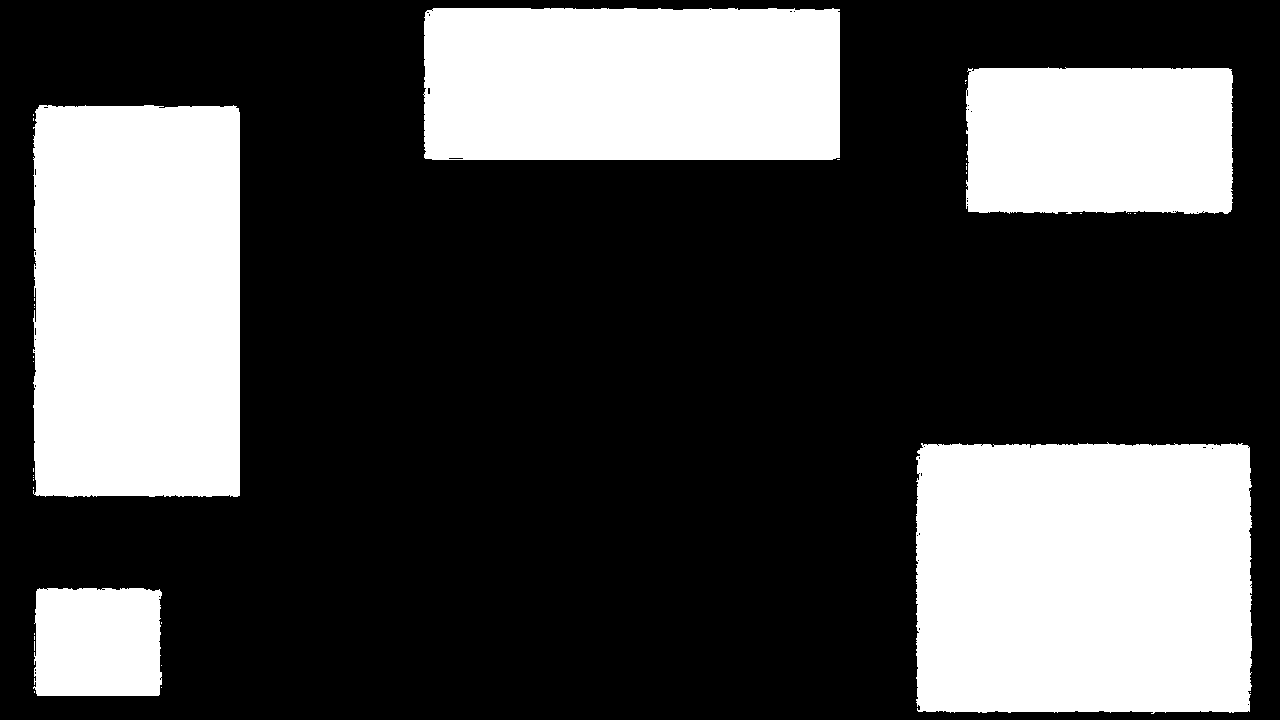
#> input picture camera_movement_analysis/static_mask.png, 1280 x 720 px, found by its file name
$ python test_sift.py
#> lines starting #> are read from the running program, lines starting #| are printed output that depends on the picture; after the words box and inside, x2 and y2 are one past the last pixel; in counts of white or black regions, pixels touching at a corner belong together
import cv2
import numpy as np

# Load static mask and dilate it to cover boundaries
static_mask_img = cv2.imread("/home/egli/.gemini/antigravity/brain/c389e7ca-d9dd-451a-9838-cf1dec287928/scratch/static_mask.png", cv2.IMREAD_GRAYSCALE)
#> static_mask_img: shape (720, 1280); 30.8% white; 37 white regions (32 under 20 px), largest, box (x1, y1, x2, y2) and area: (916, 442, 1252, 714) 89298, (33, 105, 240, 497) 80150, (423, 8, 840, 160) 62849, (966, 67, 1233, 214) 38240, (33, 588, 162, 696) 13402
kernel = np.ones((15, 15), np.uint8)
dilated_mask = cv2.dilate(static_mask_img, kernel, iterations=1)
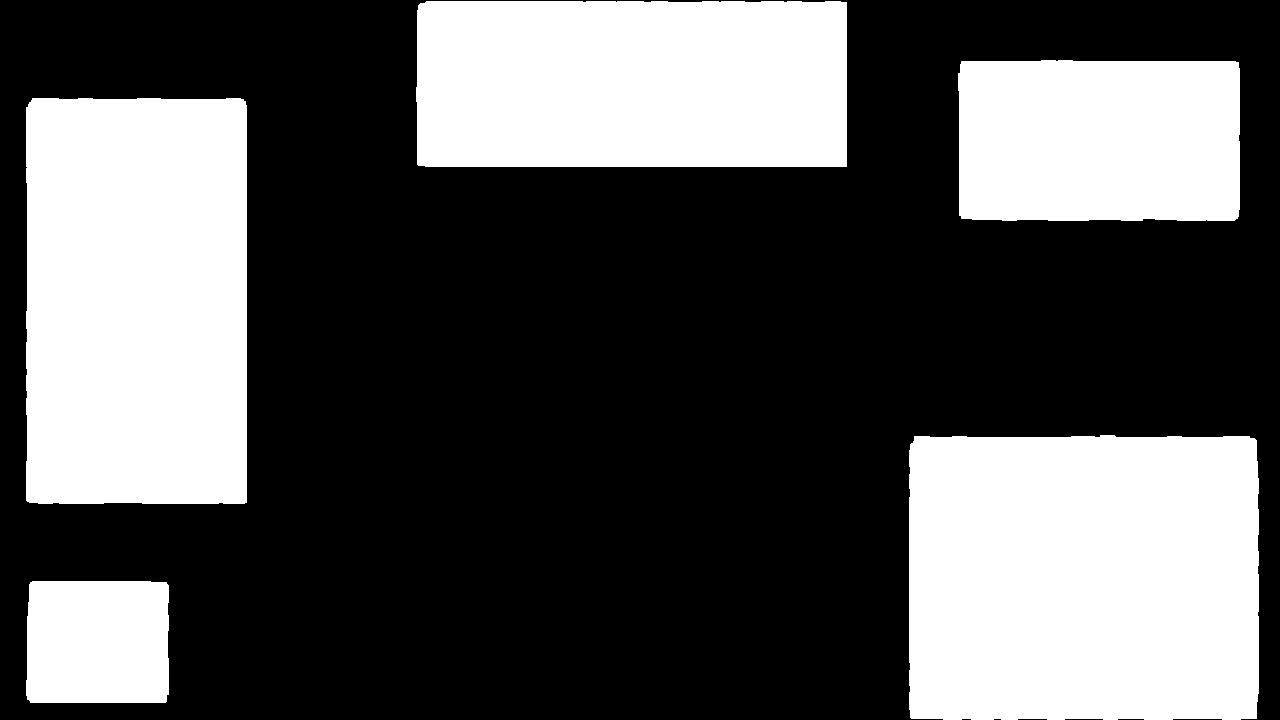
#> dilated_mask: shape (720, 1280); 34.9% white; 5 white regions, box (x1, y1, x2, y2) and area: (909, 435, 1259, 720) 98734, (26, 98, 247, 504) 89281, (416, 1, 847, 167) 71264, (958, 60, 1240, 221) 44785, (26, 581, 169, 703) 17192
# The analysis mask should be 255 where we WANT to detect keypoints, and 0 where we DON'T.
# So we invert the dilated static mask.
analysis_mask = cv2.bitwise_not(dilated_mask)

# Also let's mask out the central area (e.g., circle of radius 120 around center) to avoid HUD
h, w = analysis_mask.shape
#> h = 720; w = 1280
cv2.circle(analysis_mask, (w//2, h//2), 120, 0, -1)
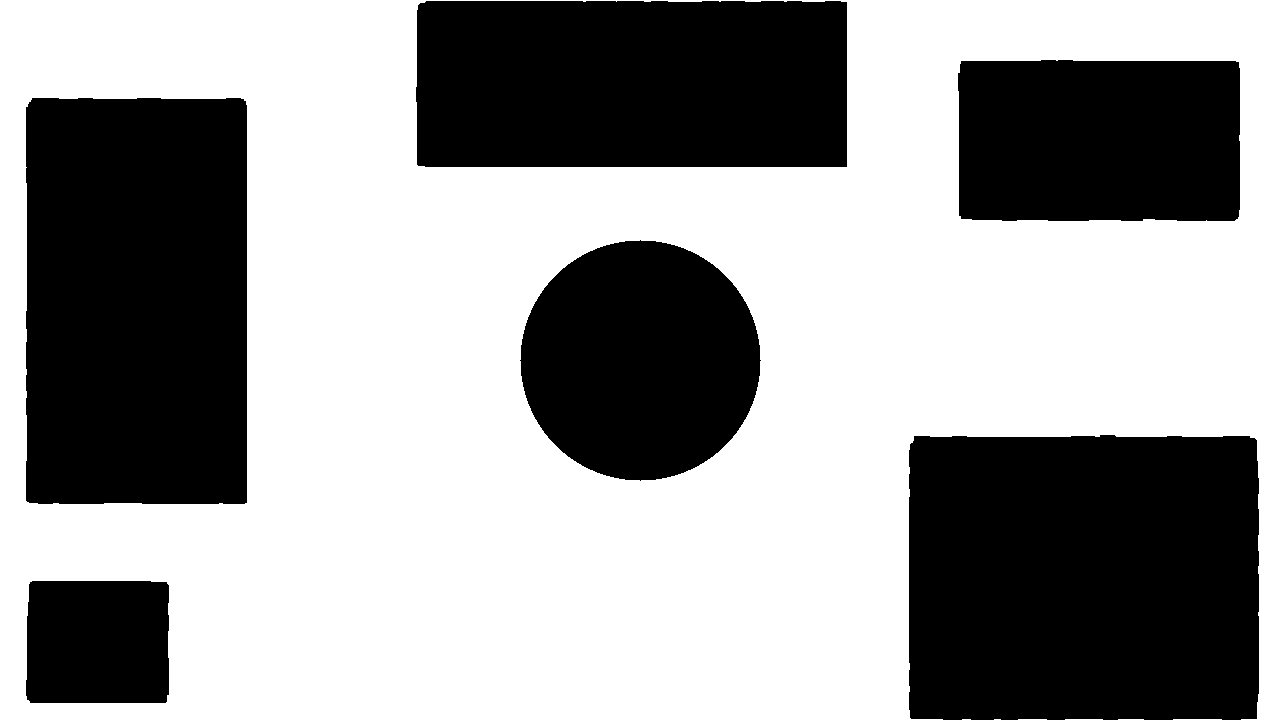
#> analysis_mask: shape (720, 1280); 60.2% white; 6 black regions, box (x1, y1, x2, y2) and area: (909, 435, 1259, 720) 98734, (26, 98, 247, 504) 89281, (416, 1, 847, 167) 71264, (520, 240, 761, 481) 45225, (958, 60, 1240, 221) 44785, (26, 581, 169, 703) 17192

# Save analysis mask for checking
cv2.imwrite("/home/egli/.gemini/antigravity/brain/c389e7ca-d9dd-451a-9838-cf1dec287928/scratch/analysis_mask.png", analysis_mask)

# Test SIFT matching
sift = cv2.SIFT_create()

img1 = cv2.imread("/home/egli/.gemini/antigravity/brain/c389e7ca-d9dd-451a-9838-cf1dec287928/scratch/extracted_frames/frame_000.png", cv2.IMREAD_GRAYSCALE)
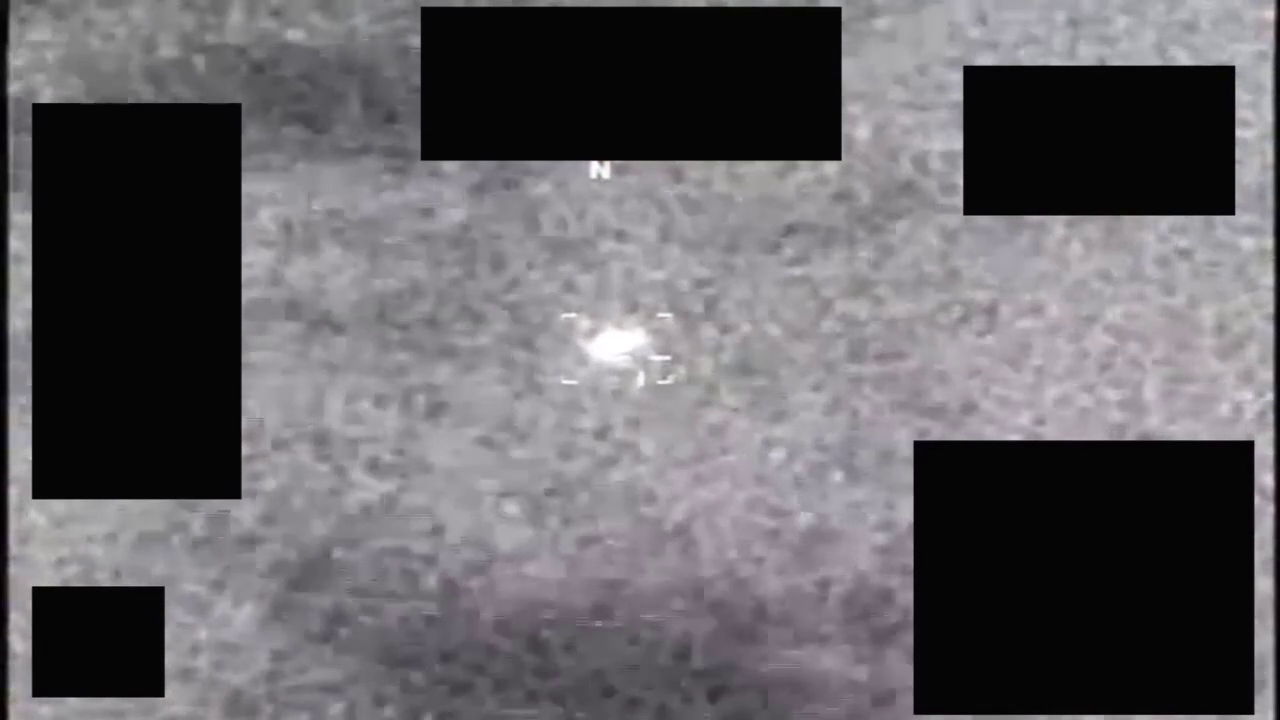
#> input picture camera_movement_analysis/extracted_frames/frame_000.png, 1280 x 720 px, found by its file name
#> img1: shape (720, 1280); min 0, max 255, mean 98.1
img2 = cv2.imread("/home/egli/.gemini/antigravity/brain/c389e7ca-d9dd-451a-9838-cf1dec287928/scratch/extracted_frames/frame_043.png", cv2.IMREAD_GRAYSCALE)
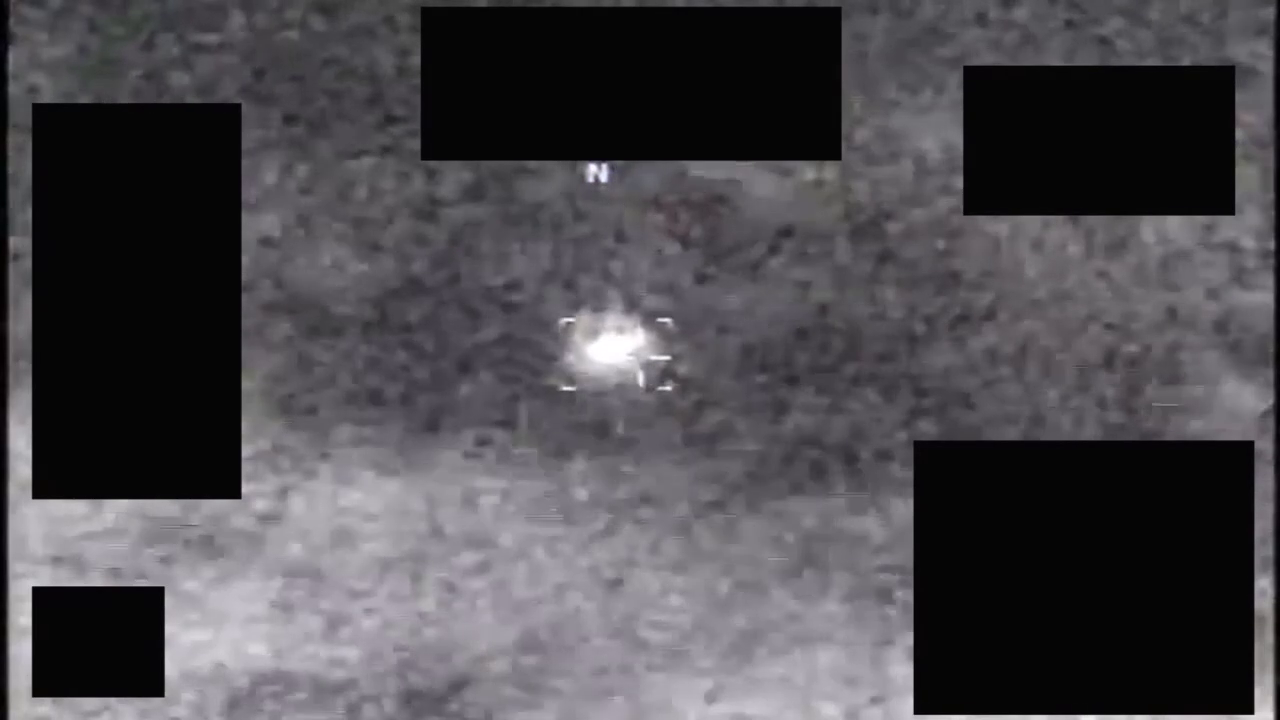
#> input picture camera_movement_analysis/extracted_frames/frame_043.png, 1280 x 720 px, found by its file name
#> img2: shape (720, 1280); min 0, max 255, mean 74.4

kp1, des1 = sift.detectAndCompute(img1, mask=analysis_mask)
#> kp1 = 368 keypoints; strongest (x, y, size): (20, 644, 17.4), (1263, 584, 13.9), (1264, 478, 13.4), (20, 244, 17.5)
kp2, des2 = sift.detectAndCompute(img2, mask=analysis_mask)
#> kp2 = 266 keypoints; strongest (x, y, size): (597, 171, 15.6), (592, 168, 8.4), (21, 617, 17.6), (604, 177, 6.2)

print(f"Frame 000: found {len(kp1)} keypoints")
#| Frame 000: found 368 keypoints
print(f"Frame 043: found {len(kp2)} keypoints")
#| Frame 043: found 266 keypoints

bf = cv2.BFMatcher(cv2.NORM_L2, crossCheck=True)
matches = bf.match(des1, des2)
#> matches = 124 matches
print(f"Found {len(matches)} initial matches")
#| Found 124 initial matches

# Extract coordinates of matched keypoints
src_pts = np.float32([kp1[m.queryIdx].pt for m in matches]).reshape(-1, 1, 2)
#> src_pts = 124 rows, first 8: [11.07, 170.3], [11.87, 140.3], [12.69, 569.5], [13.4, 87.87], [20.21, 243.8], [20.27, 620.8], [22.4, 20.43], [46.37, 69.88]
dst_pts = np.float32([kp2[m.trainIdx].pt for m in matches]).reshape(-1, 1, 2)
#> dst_pts = 124 rows, first 8: [95.99, 579.8], [10.92, 153], [14.31, 566.4], [13.35, 88.92], [20.24, 242.3], [21.28, 616.6], [473.6, 192.8], [46.79, 69.78]

# Estimate transformation (affine partial: translation + rotation + scaling)
M, inliers = cv2.estimateAffinePartial2D(src_pts, dst_pts, method=cv2.RANSAC, ransacReprojThreshold=3.0)
#> M = [[0.997, -0.00363, 0.185], [0.00363, 0.997, 0.359]]; inliers = 124 values, max 1 at index 3, min 0 at index 0, mean 0.105

if M is not None:
    dx = M[0, 2]
#> dx = 0.185
    dy = M[1, 2]
#> dy = 0.359
    scale = np.sqrt(M[0, 0]**2 + M[0, 1]**2)
#> scale = 0.997
    angle = np.arctan2(M[1, 0], M[0, 0]) * 180 / np.pi
#> angle = 0.208
    num_inliers = np.sum(inliers)
#> num_inliers = 13
    print(f"Transformation: dx={dx:.2f}, dy={dy:.2f}, scale={scale:.4f}, angle={angle:.2f} degrees")
#| Transformation: dx=0.19, dy=0.36, scale=0.9970, angle=0.21 degrees
    print(f"RANSAC Inliers: {num_inliers} / {len(matches)} ({num_inliers/len(matches)*100:.1f}%)")
#| RANSAC Inliers: 13 / 124 (10.5%)
else:
    print("Failed to estimate transformation")
